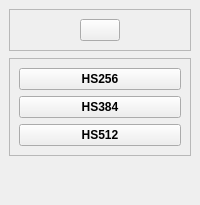
     <widget class="QWidget" name="widget_2" native="true">
      <layout class="QVBoxLayout" name="verticalLayout_4">
       <property name="leftMargin">
        <number>0</number>
       </property>
       <property name="topMargin">
        <number>0</number>
       </property>
       <property name="rightMargin">
        <number>0</number>
       </property>
       <property name="bottomMargin">
        <number>0</number>
       </property>
       <item>
        <widget class="QWidget" name="widget_3" native="true">
         <layout class="QVBoxLayout" name="verticalLayout_6">
          <property name="spacing">
           <number>7</number>
          </property>
          <item alignment="Qt::AlignmentFlag::AlignTop">
           <widget class="QFrame" name="frame_3">
            <property name="frameShape">
             <enum>QFrame::Shape::StyledPanel</enum>
            </property>
            <property name="frameShadow">
             <enum>QFrame::Shadow::Raised</enum>
            </property>
            <layout class="QHBoxLayout" name="horizontalLayout_3">
             <item alignment="Qt::AlignmentFlag::AlignHCenter">
              <widget class="QPushButton" name="CloseMenuBtn">
               <property name="toolTip">
                <string>CloseMenu</string>
               </property>
               <property name="styleSheet">
                <string notr="true"/>
               </property>
               <property name="text">
                <string/>
               </property>
               <property name="icon">
                <iconset resource="resources.qrc">
                 <normaloff>:/icons/icons/x.png</normaloff>:/icons/icons/x.png</iconset>
               </property>
               <property name="iconSize">
                <size>
                 <width>32</width>
                 <height>32</height>
                </size>
               </property>
              </widget>
             </item>
            </layout>
           </widget>
          </item>
          <item>
           <widget class="QFrame" name="frame_4">
            <property name="styleSheet">
             <string notr="true">QPushButton:pressed{
	color: rgb(0, 0, 0);
	background-color: rgb(255, 255, 255);
}</string>
            </property>
            <property name="frameShape">
             <enum>QFrame::Shape::StyledPanel</enum>
            </property>
            <property name="frameShadow">
             <enum>QFrame::Shadow::Raised</enum>
            </property>
            <layout class="QVBoxLayout" name="verticalLayout_7">
             <item>
              <widget class="QPushButton" name="HS256Btn">
               <property name="font">
                <font>
                 <bold>true</bold>
                </font>
               </property>
               <property name="styleSheet">
                <string notr="true">gridline-color: rgb(255, 255, 255);</string>
               </property>
               <property name="text">
                <string>HS256</string>
               </property>
              </widget>
             </item>
             <item>
              <widget class="QPushButton" name="HS384Btn">
               <property name="font">
                <font>
                 <bold>true</bold>
                </font>
               </property>
               <property name="text">
                <string>HS384</string>
               </property>
              </widget>
             </item>
             <item>
              <widget class="QPushButton" name="HS512Btn">
               <property name="font">
                <font>
                 <bold>true</bold>
                </font>
               </property>
               <property name="styleSheet">
                <string notr="true">border-color: rgb(255, 255, 255);</string>
               </property>
               <property name="text">
                <string>HS512</string>
               </property>
              </widget>
             </item>
            </layout>
           </widget>
          </item>
          <item>
           <spacer name="verticalSpacer_2">
            <property name="orientation">
             <enum>Qt::Orientation::Vertical</enum>
            </property>
            <property name="sizeHint" stdset="0">
             <size>
              <width>20</width>
              <height>40</height>
             </size>
            </property>
           </spacer>
          </item>
         </layout>
        </widget>
       </item>
      </layout>
     </widget>
